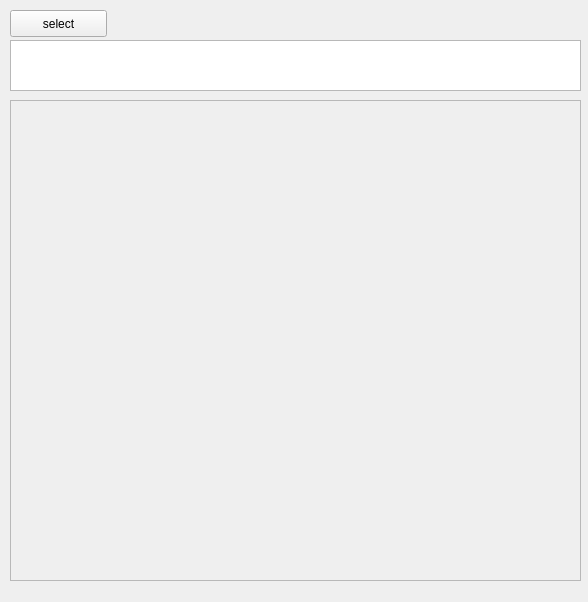
<?xml version="1.0" encoding="UTF-8"?>
<ui version="4.0">
 <class>Var_fixer</class>
 <widget class="QWidget" name="Var_fixer">
  <property name="geometry">
   <rect>
    <x>0</x>
    <y>0</y>
    <width>588</width>
    <height>602</height>
   </rect>
  </property>
  <property name="sizePolicy">
   <sizepolicy hsizetype="Maximum" vsizetype="Maximum">
    <horstretch>0</horstretch>
    <verstretch>0</verstretch>
   </sizepolicy>
  </property>
  <property name="windowTitle">
   <string>Form</string>
  </property>
  <widget class="QPushButton" name="pushSelect_button">
   <property name="geometry">
    <rect>
     <x>10</x>
     <y>10</y>
     <width>97</width>
     <height>27</height>
    </rect>
   </property>
   <property name="text">
    <string>select</string>
   </property>
  </widget>
  <widget class="QTextBrowser" name="message_browser">
   <property name="geometry">
    <rect>
     <x>10</x>
     <y>40</y>
     <width>571</width>
     <height>51</height>
    </rect>
   </property>
  </widget>
  <widget class="QScrollArea" name="scrollArea">
   <property name="geometry">
    <rect>
     <x>10</x>
     <y>100</y>
     <width>571</width>
     <height>481</height>
    </rect>
   </property>
   <property name="widgetResizable">
    <bool>true</bool>
   </property>
   <widget class="QWidget" name="scrollAreaWidgetContents">
    <property name="geometry">
     <rect>
      <x>0</x>
      <y>0</y>
      <width>569</width>
      <height>479</height>
     </rect>
    </property>
    <widget class="QWidget" name="verticalLayoutWidget">
     <property name="geometry">
      <rect>
       <x>0</x>
       <y>0</y>
       <width>571</width>
       <height>481</height>
      </rect>
     </property>
     <layout class="QVBoxLayout" name="verticalLayout"/>
    </widget>
   </widget>
  </widget>
 </widget>
 <resources/>
 <connections/>
</ui>
